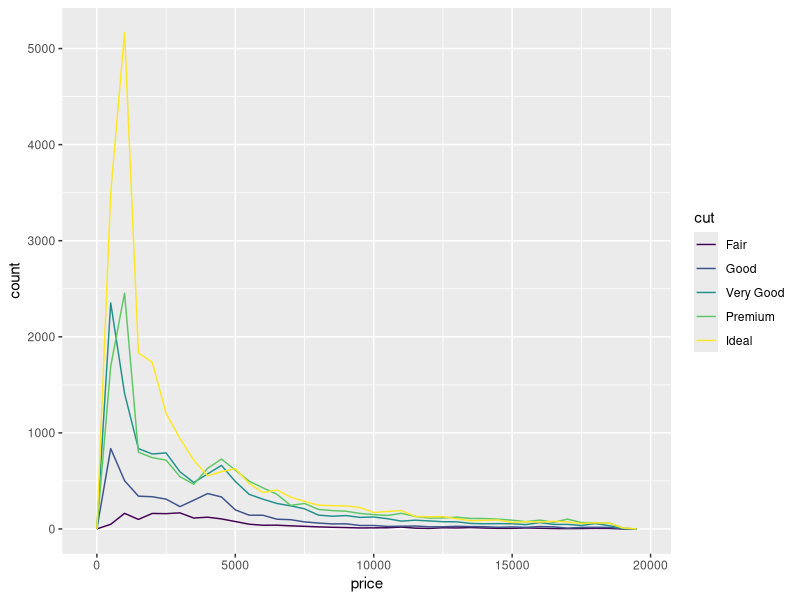
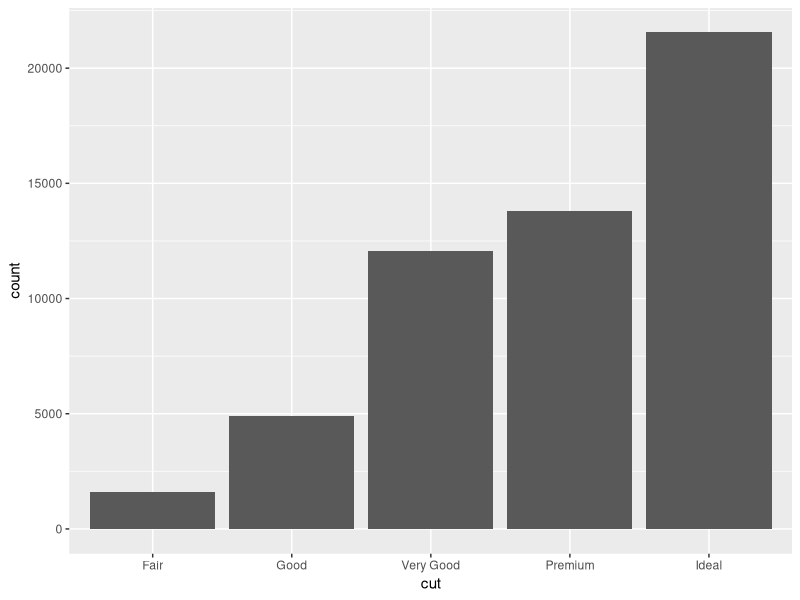
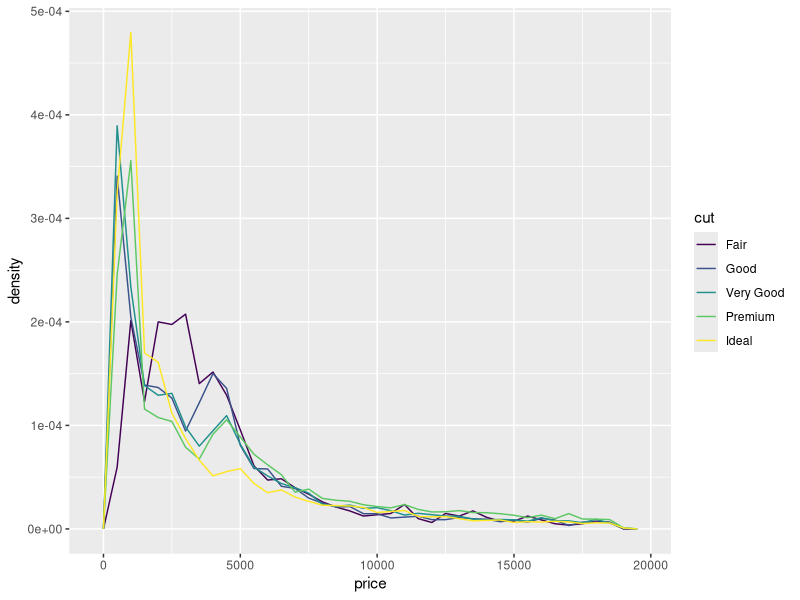
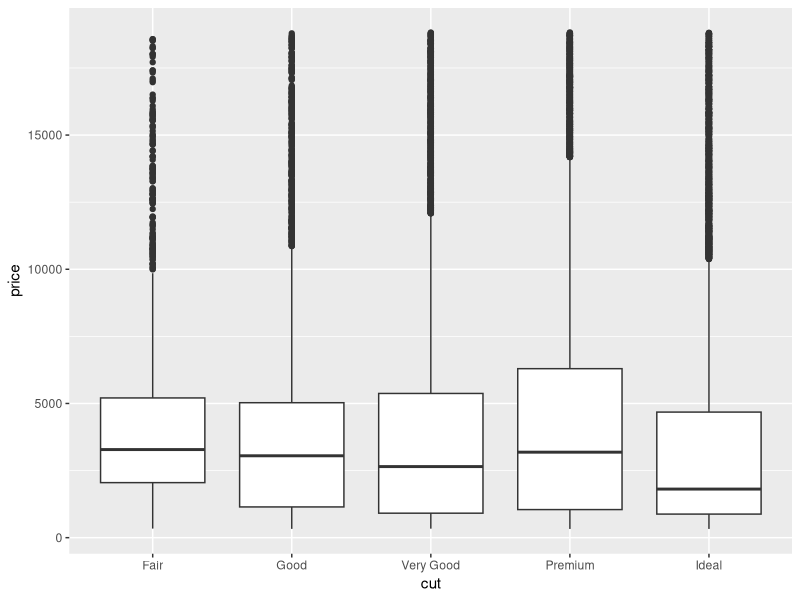
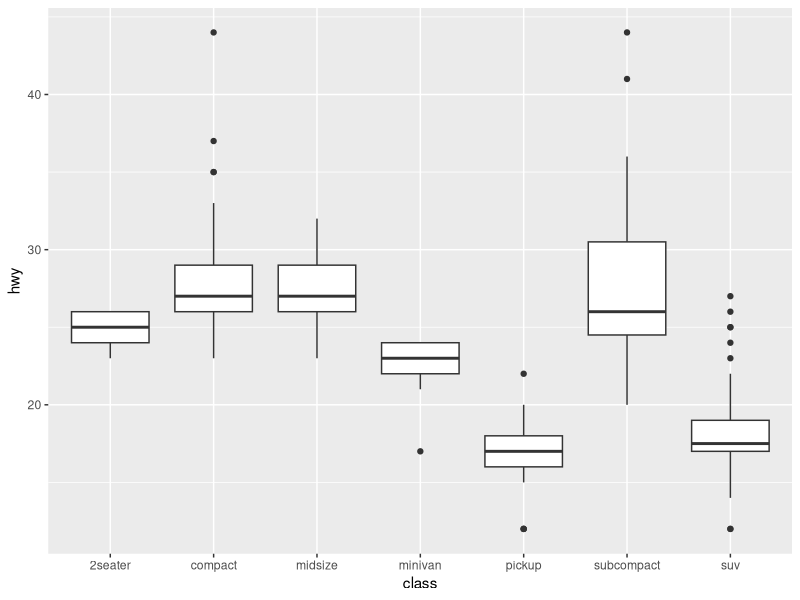
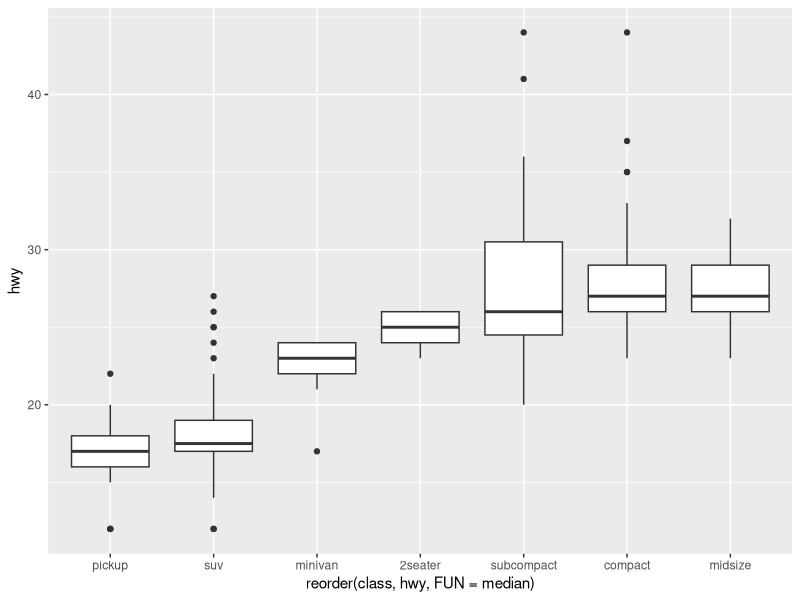
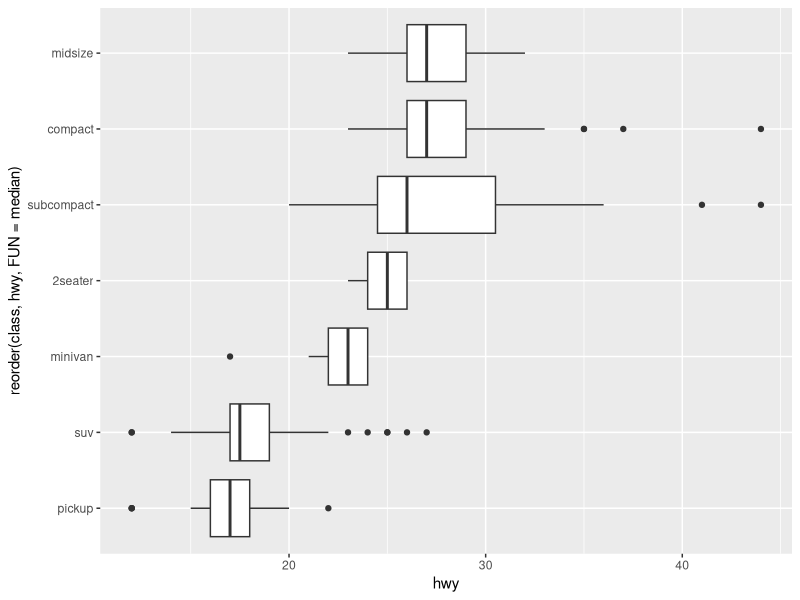
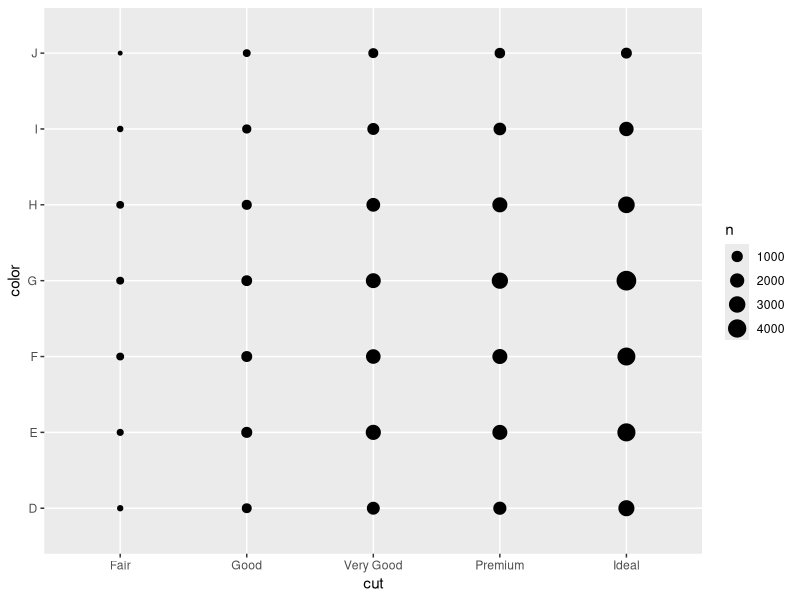

R code for these plots, in order:
# Chapter 07 EDA II
library(tidyverse)
# covariation
# categorical vs continous variable
ggplot(data = diamonds, mapping = aes(x = price)) +
  geom_freqpoly(mapping = aes(colour = cut), binwidth = 500)

ggplot(diamonds) +
  geom_bar(mapping = aes(x = cut))


ggplot(data = diamonds, mapping = aes(x = price, y = ..density..)) +
  geom_freqpoly(mapping = aes(colour = cut), binwidth = 500) # density

ggplot(data = diamonds, mapping = aes(x = cut, y = price)) +
  geom_boxplot() # cat vs continous

ggplot(data = mpg, mapping = aes(x = class, y = hwy)) +
  geom_boxplot()

ggplot(data = mpg) +
  geom_boxplot(mapping = aes(x = reorder(class, hwy, FUN = median), y = hwy))

ggplot(data = mpg) +
  geom_boxplot(mapping = aes(x = reorder(class, hwy, FUN = median), y = hwy))+
  coord_flip()

# two categorical vairables
ggplot(data = diamonds) +
  geom_count(mapping = aes(x = cut, y = color))

diamonds %>% 
  count(color, cut)

diamonds %>% 
  count(color, cut) %>% 
  ggplot(mapping = aes(x = color, y = cut)) +
  geom_tile(mapping = aes(fill = n))

# two continous variables
ggplot(data = diamonds) +
  geom_point(mapping = aes(x = carat, y = price))

ggplot(data = diamonds) +
  geom_point(mapping = aes(x = carat, y = price), alpha = 1/100) # transparent

# smaller data set
smaller <- diamonds %>% 
  filter(carat < 3)

ggplot(data = smaller) +
  geom_bin2d(mapping = aes(x = carat, y = price)) # rectangular

ggplot(data = smaller) +
  geom_hex(mapping = aes(x = carat, y = price))

# binning
ggplot(data = smaller, mapping = aes(x = carat, y = price)) +
  geom_boxplot(mapping = aes(group = cut_width(carat, 0.1)))

ggplot(data = smaller, mapping = aes(x = carat, y = price)) +
  geom_boxplot(mapping = aes(group = cut_number(carat, 20)))

# quiz
ggplot(data = diamonds) +
  geom_point(mapping = aes(x = x, y = y)) +
  coord_cartesian(xlim = c(4, 11), ylim = c(4, 11))

# patterns and models
ggplot(data = faithful) +
  geom_point(mapping = aes(x = eruptions, y = waiting))

library(modelr)
mod <- lm(log(price) ~ log(carat), data = diamonds)
diamonds2 <- diamonds %>% 
  add_residuals(mod) %>% 
  mutate(resid = exp(resid))

ggplot(data = diamonds2) +
  geom_point(mapping = aes(x = carat, y = resid))

ggplot(data = diamonds2) +
  geom_boxplot(mapping = aes(x = cut, y = resid))

# ggplot2 calls
ggplot(data = faithful, mapping = aes(x = eruptions)) + 
  geom_freqpoly(binwidth = 0.25)

ggplot(faithful, aes(eruptions)) + 
  geom_freqpoly(binwidth = 0.25)

diamonds %>% 
  count(cut, clarity) %>% 
  ggplot(aes(clarity, cut, fill = n)) + 
  geom_tile() # switch to '+'
